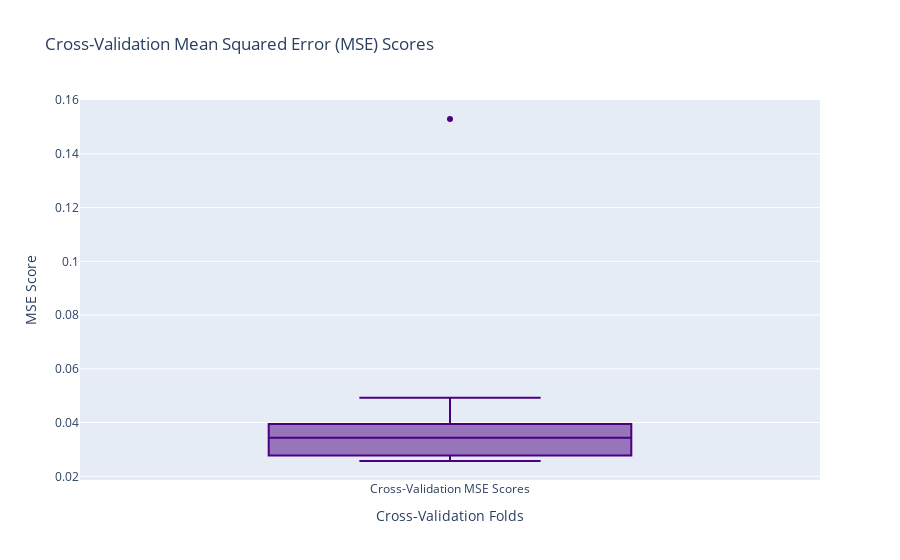
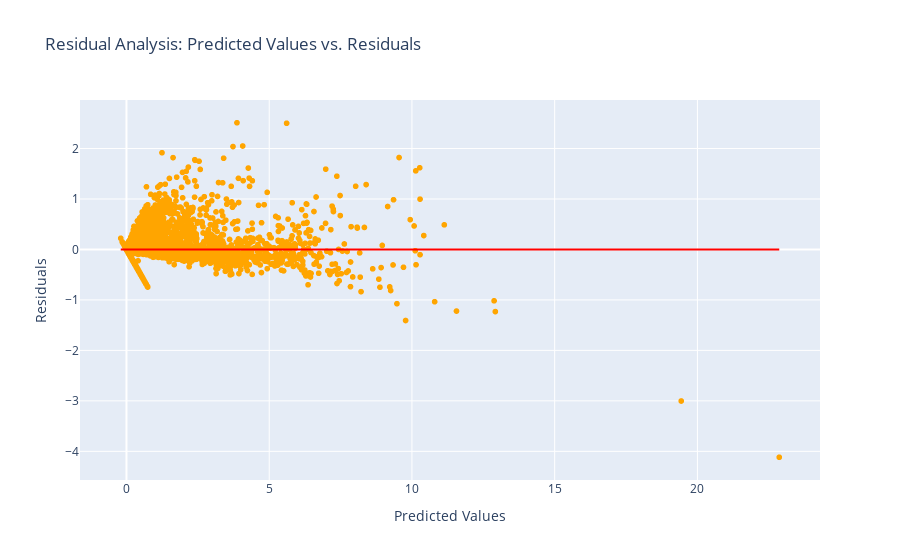
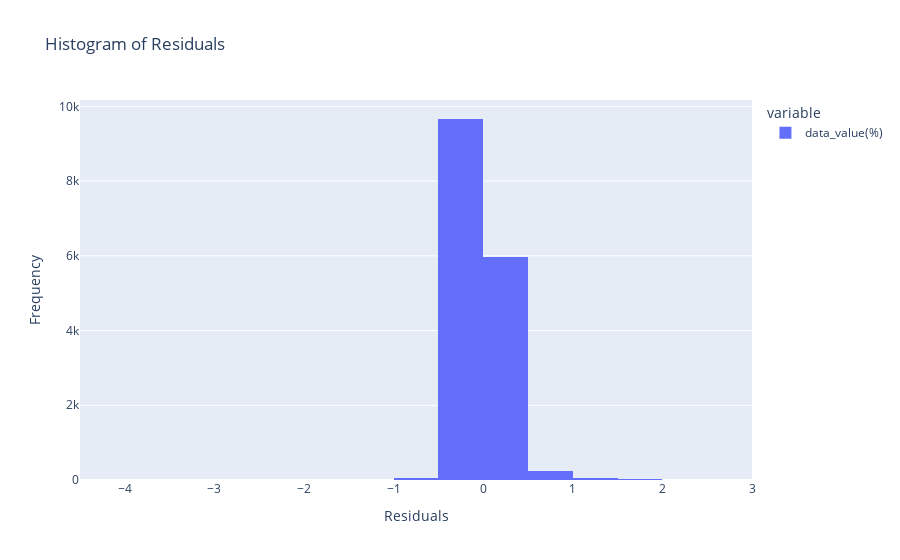

Write notebook code for charts like these, in order.
### Markdown cell above
## Cross-Validation & Residual Analysis: 
Ensure the model is robust by using cross-validation on the full dataset to confirm the model's performance is consistent. Analyze the residuals (the differences between the predicted and actual values) to check for any patterns that could indicate model shortcomings.

### Code cell
# 1. Cross-Validation
cv = KFold(n_splits=10, random_state=42, shuffle=True)
cv_scores = cross_val_score(best_model, X_train, y_train, cv=cv, scoring='neg_mean_squared_error')

# Convert negative MSE to positive for visualization
cv_scores_positive = -cv_scores

# Plotting Cross-Validation Scores
fig_cv = go.Figure()
fig_cv.add_trace(go.Box(y=cv_scores_positive, name='Cross-Validation MSE Scores', marker_color='indigo'))

fig_cv.update_layout(
    title='Cross-Validation Mean Squared Error (MSE) Scores',
    xaxis_title='Cross-Validation Folds',
    yaxis_title='MSE Score',
    showlegend=False
)
fig_cv.show()

# 2. Residual Analysis
# Predict on the training data
y_train_pred = best_model.predict(X_train)

# Calculate residuals
residuals = y_train - y_train_pred

# Create a residual plot
fig_residual = px.scatter(x=y_train_pred, y=residuals, 
                          labels={'x': 'Predicted Values', 'y': 'Residuals'},
                          title='Residual Analysis: Predicted Values vs. Residuals')
fig_residual.update_traces(marker=dict(color='orange', size=6))
fig_residual.add_shape(type='line', x0=min(y_train_pred), y0=0, x1=max(y_train_pred), y1=0, line=dict(color='Red',))
fig_residual.show()

# Optional: Histogram of Residuals to check normality
fig_hist = px.histogram(residuals, nbins=30, title='Histogram of Residuals')
fig_hist.update_layout(xaxis_title='Residuals', yaxis_title='Frequency')
fig_hist.show()

### Figure 1 — Plotly figure (JSON) as saved in the notebook; plotly's stock layout.template omitted (floating-point values rounded to 4 significant figures)
{"data": [{"marker": {"color": "indigo"}, "name": "Cross-Validation MSE Scores", "type": "box", "y": [0.04927, 0.03628, 0.03947, 0.0277, 0.153, 0.02683, 0.0257, 0.02952, 0.03425, 0.03437]}], "layout": {"showlegend": false, "title": {"text": "Cross-Validation Mean Squared Error (MSE) Scores"}, "xaxis": {"title": {"text": "Cross-Validation Folds"}}, "yaxis": {"title": {"text": "MSE Score"}}}}

### Figure 2 — Plotly figure (JSON) as saved in the notebook; plotly's stock layout.template omitted (floating-point values rounded to 4 significant figures; data arrays with more than 128 entries replaced by an {"elided": "..."} marker saying what was removed)
{"data": [{"hovertemplate": "Predicted Values=%{x}<br>Residuals=%{y}<extra></extra>", "legendgroup": "", "marker": {"color": "orange", "size": 6, "symbol": "circle"}, "mode": "markers", "name": "", "showlegend": false, "type": "scattergl", "x": {"elided": "16000 float values"}, "xaxis": "x", "y": {"elided": "16000 float values"}, "yaxis": "y"}], "layout": {"legend": {"tracegroupgap": 0}, "shapes": [{"line": {"color": "Red"}, "type": "line", "x0": -0.2009, "x1": 22.87, "y0": 0, "y1": 0}], "title": {"text": "Residual Analysis: Predicted Values vs. Residuals"}, "xaxis": {"anchor": "y", "domain": [0, 1], "title": {"text": "Predicted Values"}}, "yaxis": {"anchor": "x", "domain": [0, 1], "title": {"text": "Residuals"}}}}

### Figure 3 — Plotly figure (JSON) as saved in the notebook; plotly's stock layout.template omitted (floating-point values rounded to 4 significant figures; data arrays with more than 128 entries replaced by an {"elided": "..."} marker saying what was removed)
{"data": [{"alignmentgroup": "True", "bingroup": "x", "hovertemplate": "variable=data_value(%)<br>value=%{x}<br>count=%{y}<extra></extra>", "legendgroup": "data_value(%)", "marker": {"color": "#636efa", "pattern": {"shape": ""}}, "name": "data_value(%)", "nbinsx": 30, "offsetgroup": "data_value(%)", "orientation": "v", "showlegend": true, "type": "histogram", "x": {"elided": "16000 float values"}, "xaxis": "x", "yaxis": "y"}], "layout": {"barmode": "relative", "legend": {"title": {"text": "variable"}, "tracegroupgap": 0}, "title": {"text": "Histogram of Residuals"}, "xaxis": {"anchor": "y", "domain": [0, 1], "title": {"text": "Residuals"}}, "yaxis": {"anchor": "x", "domain": [0, 1], "title": {"text": "Frequency"}}}}
